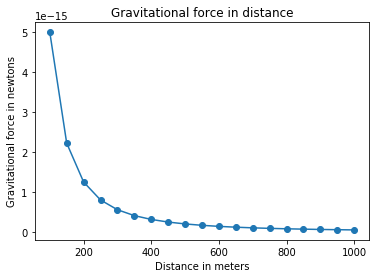

Write the Python code that produced this figure.
import matplotlib.pyplot as plt

def draw_graph(x, y):
    plt.plot(x, y, marker='o')
    plt.xlabel('Distance in meters')
    plt.ylabel('Gravitational force in newtons')
    plt.title('Gravitational force in distance')
    plt.show()

def generate_F_r():
    r = range(100, 1001, 50)
    F = []

    G = 6.674*(10**-11)
    m1, m2 = (0.5, 1.5)

    for dist in r:
        force = G*(m1*m2)/(dist**2)
        F.append(force)

    draw_graph(r, F)

if __name__ == '__main__':
    generate_F_r()
